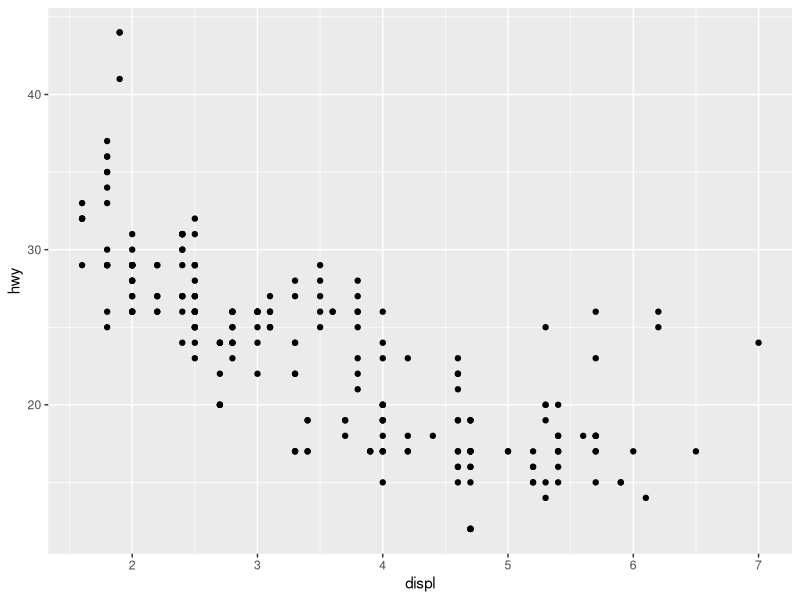
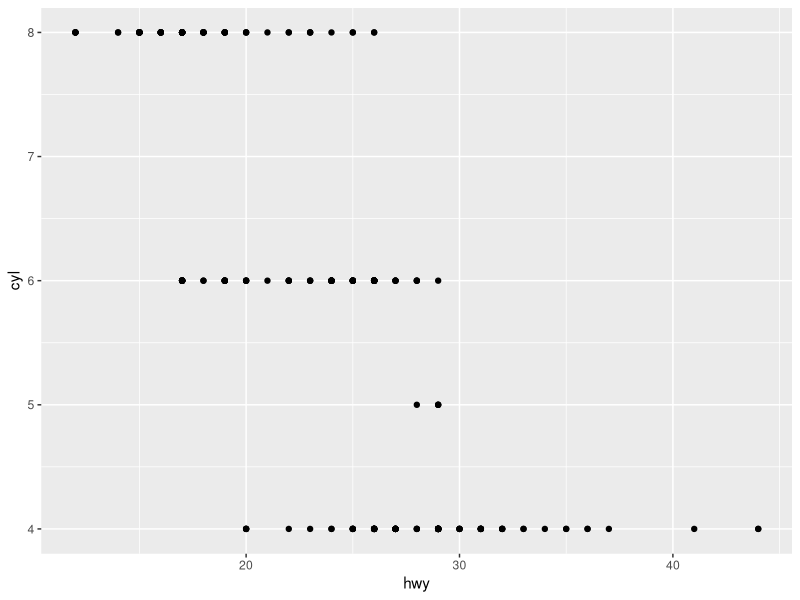
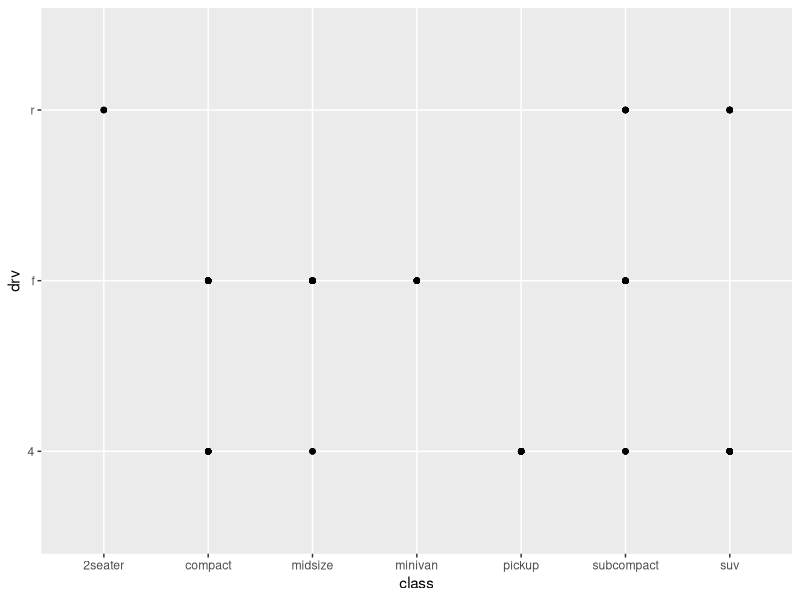
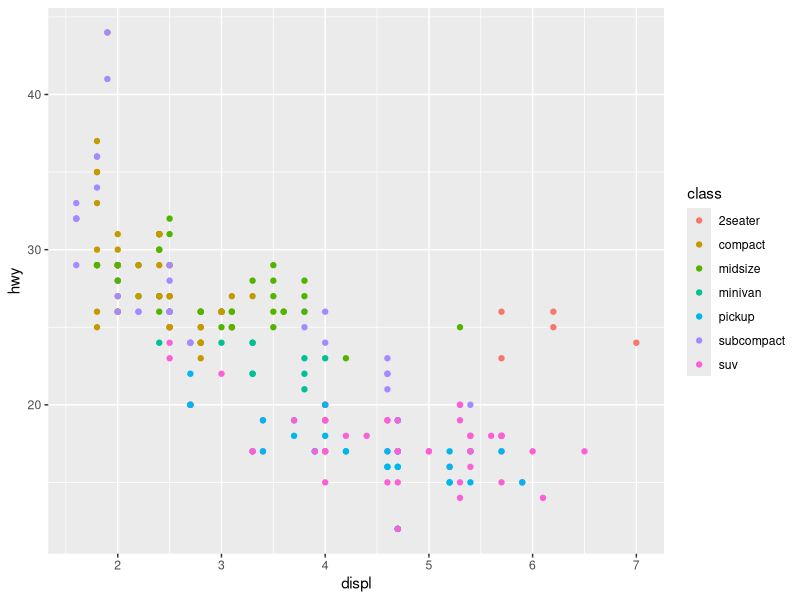
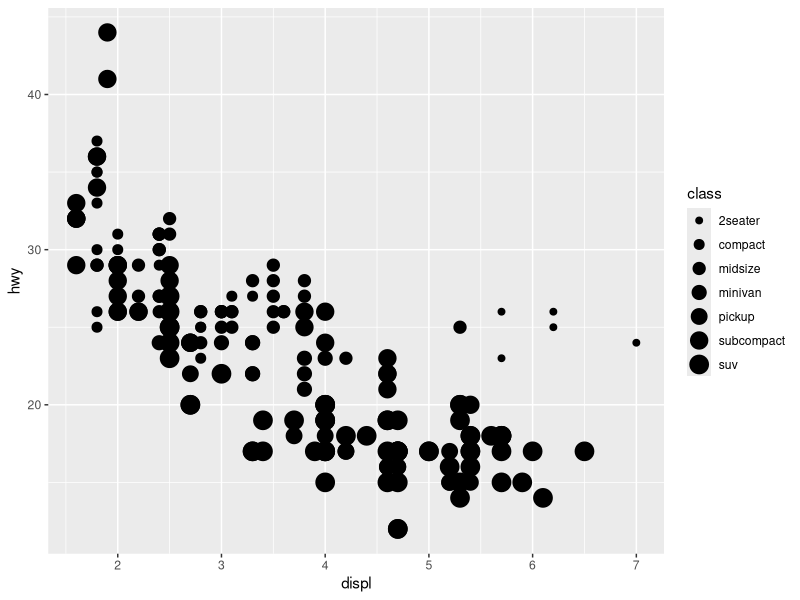
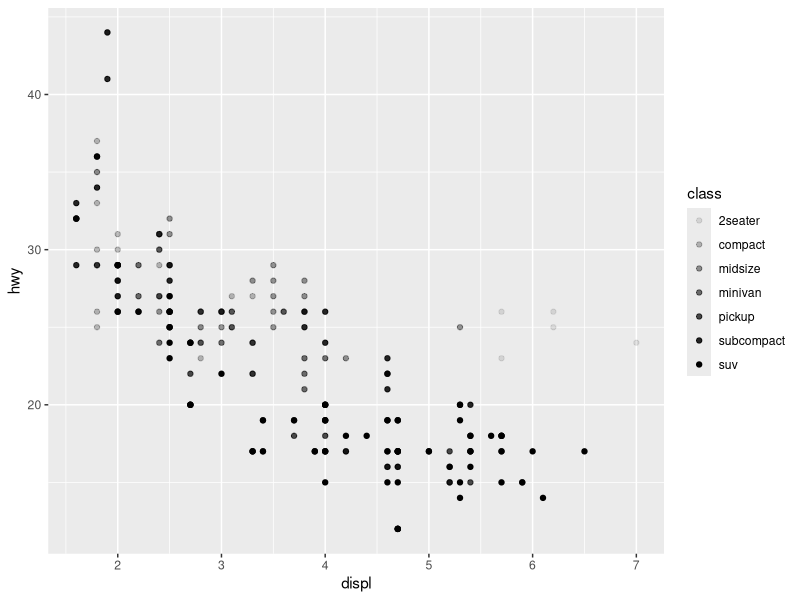
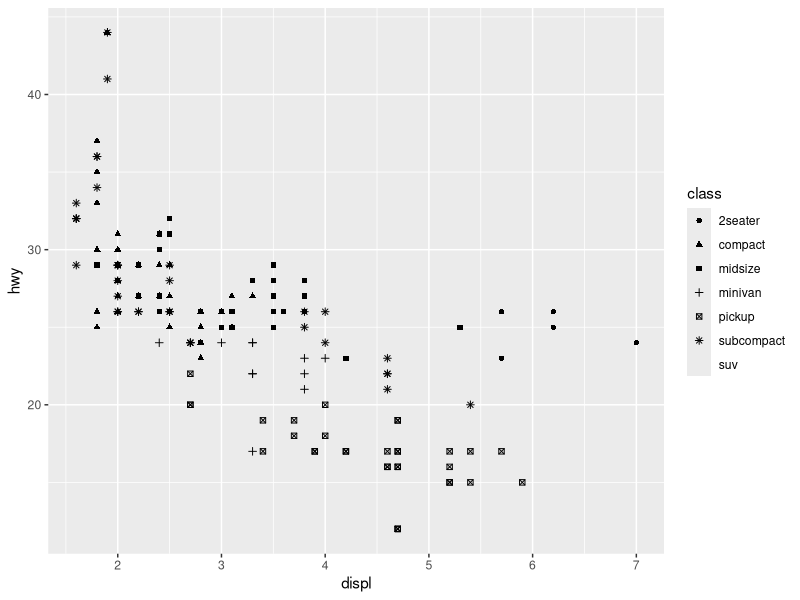
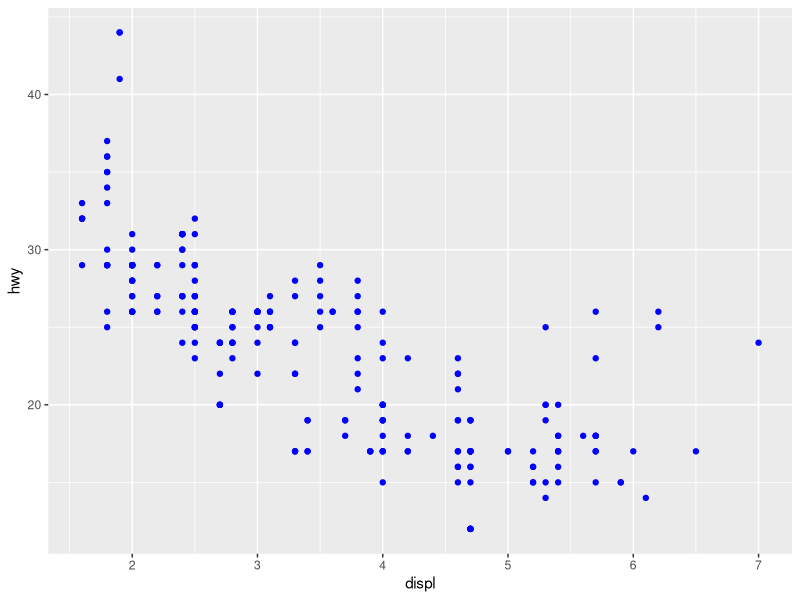

Write R code to recreate these figures, in order.
# Loading packages
library(tidyverse)

#The mpg dataframe
mpg

?mpg

#first plot
ggplot(data = mpg) +
  geom_point(mapping = aes(x = displ, y = hwy))

# ggplot() creates a coordinate system that you can add layers to. Its first argument
# is the dataset to use in the graph.

# you complete your graph by adding one or more layers to ggplot(), using geom functions.
# each geom function takes a mapping argument, which defines how variables in your 
# dataset are mapped to visual properties. The mapping argument is always paired 
# with aes(), and the x and y arguments of aes() specify which variables to map 
# to the x and y axes. ggplot2 looks for the mapped variable in the data argument.

# A Graphing Template:

# ggplot(data = <DATA>) +
#   <GEOM_FUNCTION>(mapping = aes(<MAPPINGS>))

# EXERCISES

# How many rows are in mtcars? How many columns?
nrow(mtcars)
ncol(mtcars)

glimpse(mtcars)

# plots

ggplot(data = mpg) +
  geom_point(mapping = aes(x = hwy, y = cyl))

ggplot(data = mpg) +
  geom_point(mapping = aes(x = class, y = drv))

#### Aesthetic Mappings ####

# An aesthetic is a visual property of the objects in your plot. 
# Aesthetics include things like the size, the shape, or the color of your points.
# You can display a point (like the one below) in different ways by 
# changing the values of its aesthetic properties.

ggplot(data = mpg) +
  geom_point(mapping = aes(x = displ, y = hwy, color = class))

# To map an aesthetic to a variable, associate the name of the aesthetic 
# to the name of the variable inside aes(). ggplot2 will automatically assign a 
# unique level of the aesthetic (here a unique color) to each unique value of the
# variable, a process known as scaling. ggplot2 will also add a legend that explains
# which levels correspond to which values.

# In the above example, we mapped class to the color aesthetic, but we could have
# mapped class to the size aesthetic in the same way. In this case, the exact size
# of each point would reveal its class affiliation. We get a warning here, because
# mapping an unordered variable (class) to an ordered aesthetic (size) is not a good idea.

ggplot(data = mpg) +
  geom_point(mapping = aes(x = displ, y = hwy, size = class))

# Or we could have mapped class to the alpha aesthetic, which controls the
# transparency of the points, or the shape of the points.

ggplot(data = mpg) +
  geom_point(mapping = aes(x = displ, y = hwy, alpha = class))

ggplot(data = mpg) +
  geom_point(mapping = aes(x = displ, y = hwy, shape = class))

# (quais são os "aesthetics" de cada geom function??)

# You can also set the aesthetic properties of your geom manually. For example, 
# we can make all of the points in our plot blue:

ggplot(data = mpg) + 
  geom_point(mapping = aes(x = displ, y = hwy), color = "blue")

# To set an aesthetic manually, set the aesthetic by name as an argument of your 
# geom function; i.e. it goes outside of aes(). You’ll need to pick a value that 
# makes sense for that aesthetic:
  
# The name of a color as a character string.
# The size of a point in mm.
# The shape of a point as a number.

